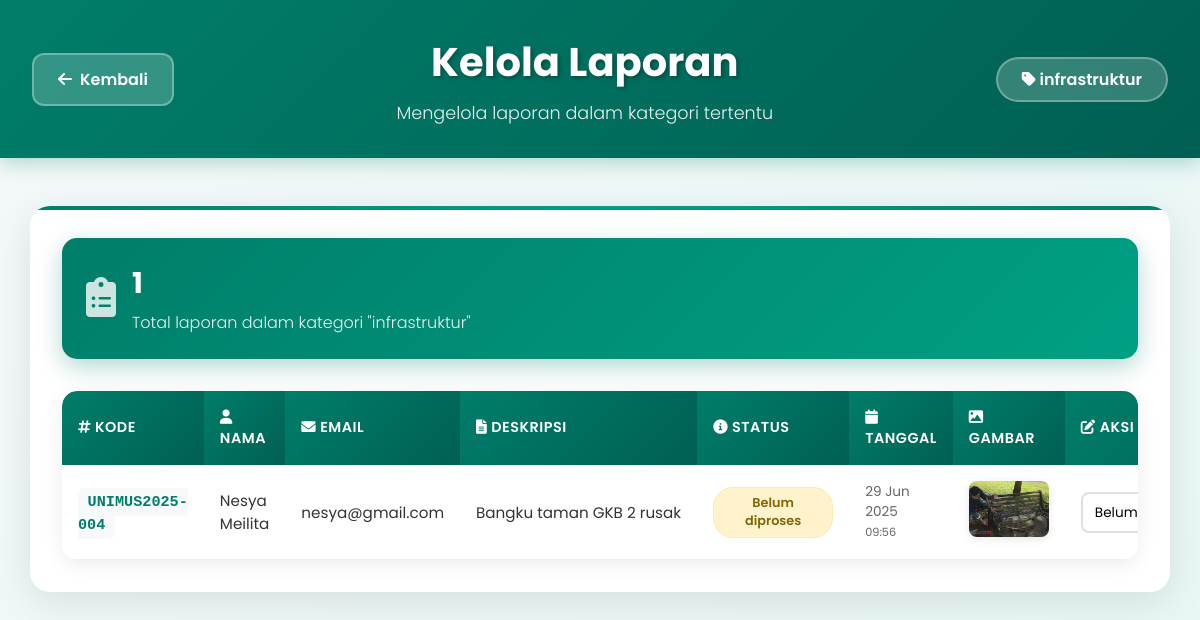
Screenshot of /kelola_kategori.php?kategori=infrastruktur with the database file from the repository.
### tables this page shows
CREATE TABLE `laporan` (
  `id_laporan` int(11) NOT NULL AUTO_INCREMENT,
  `kode_laporan` varchar(20) NOT NULL,
  `nama_lengkap` varchar(100) NOT NULL,
  `email` varchar(100) NOT NULL,
  `kategori` enum('infrastruktur','layanan','kebersihan','aspirasi','lainnya') NOT NULL,
  `deskripsi` text NOT NULL,
  `gambar` varchar(255) DEFAULT NULL,
  `status` enum('Belum diproses','Sedang diproses','Selesai') DEFAULT 'Belum diproses',
  `tanggal_kirim` timestamp NOT NULL DEFAULT current_timestamp(),
  `nim` varchar(20) DEFAULT NULL,
  PRIMARY KEY (`id_laporan`),
  UNIQUE KEY `kode_laporan` (`kode_laporan`)
);

### kelola_kategori.php (the view, shortened to what this page needs)
<?php
$koneksi = mysqli_connect("localhost", "root", "", "lapor_unimus");
$kategori = isset($_GET['kategori']) ? $_GET['kategori'] : '';
$laporan = [];
if ($kategori) {
    $stmt = mysqli_prepare($koneksi, "SELECT * FROM laporan WHERE kategori = ? ORDER BY tanggal_kirim DESC");
    mysqli_stmt_bind_param($stmt, "s", $kategori);
    mysqli_stmt_execute($stmt);
    $result = mysqli_stmt_get_result($stmt);
    while ($row = mysqli_fetch_assoc($result)) {
        $laporan[] = $row;
    }
}
?>
<!DOCTYPE html>
<html lang="id">
<head>
  <link href="https://cdnjs.cloudflare.com/ajax/libs/font-awesome/6.0.0/css/all.min.css" rel="stylesheet">
</head>
<body>
<header>
  <div class="header-container">
    <a href="admin.php" class="back-button">
      <i class="fas fa-arrow-left"></i>
      Kembali
    </a>
    <div class="header-text">
      <h1>Kelola Laporan</h1>
      <p class="subtitle">Mengelola laporan dalam kategori tertentu</p>
    </div>
    <div class="kategori-badge">
      <i class="fas fa-tag"></i>
      <?= htmlspecialchars($kategori) ?>
    </div>
  </div>
</header>
<div class="container">
  <div class="stats-card">
    <div class="stats-icon">
      <i class="fas fa-clipboard-list"></i>
    </div>
    <div class="stats-info">
      <h3><?= count($laporan) ?></h3>
      <p>Total laporan dalam kategori "<?= htmlspecialchars($kategori) ?>"</p>
    </div>
  </div>
  <?php if (empty($laporan)): ?>
    <div class="empty-state">
      <div class="icon">
        <i class="fas fa-inbox"></i>
      </div>
      <h3>Tidak Ada Laporan</h3>
      <p>Belum ada laporan yang masuk dalam kategori ini.</p>
    </div>
  <?php else: ?>
    <div class="table-container">
      <table>
        <thead>
          <tr>
            <th><i class="fas fa-hashtag"></i> Kode</th>
            <th><i class="fas fa-user"></i> Nama</th>
            <th><i class="fas fa-envelope"></i> Email</th>
            <th><i class="fas fa-file-text"></i> Deskripsi</th>
            <th><i class="fas fa-info-circle"></i> Status</th>
            <th><i class="fas fa-calendar"></i> Tanggal</th>
            <th><i class="fas fa-image"></i> Gambar</th>
            <th><i class="fas fa-edit"></i> Aksi</th>
          </tr>
        </thead>
        <tbody>
          <?php foreach ($laporan as $row): ?>
            <tr>
              <td>
                <span class="kode-laporan"><?= htmlspecialchars($row['kode_laporan']) ?></span>
              </td>
              <td><?= htmlspecialchars($row['nama_lengkap']) ?></td>
              <td><?= htmlspecialchars($row['email']) ?></td>
              <td class="deskripsi-cell" title="<?= htmlspecialchars($row['deskripsi']) ?>">
                <?= htmlspecialchars($row['deskripsi']) ?>
              </td>
              <td>
                <?php
                $status = $row['status'] ?? 'Belum diproses';
                $statusClass = '';
                switch($status) {
                  case 'Belum diproses': $statusClass = 'status-belum'; break;
                }
                ?>
                <span class="status-badge <?= $statusClass ?>">
                  <?= htmlspecialchars($status) ?>
                </span>
              </td>
              <td class="date-cell">
                <?= date('d M Y', strtotime($row['tanggal_kirim'])) ?><br>
                <small><?= date('H:i', strtotime($row['tanggal_kirim'])) ?></small>
              </td>
              <td>
                <?php if ($row['gambar']): ?>
                  <img src="uploads/<?= htmlspecialchars($row['gambar']) ?>"
                       alt="Bukti"
                       class="image-preview"
                       onclick="window.open(this.src, '_blank')" />
                <?php else: ?>
                  <span class="no-image">Tidak ada gambar</span>
                <?php endif; ?>
              </td>
              <td>
                <form method="post" class="status-form">
                  <select name="status" class="status-select">
                    <option value="Belum diproses" <?= $status == "Belum diproses" ? 'selected' : '' ?>>
                      Belum diproses
                    </option>
                  </select>
                </form>
              </td>
            </tr>
          <?php endforeach; ?>
        </tbody>
      </table>
    </div>
  <?php endif; ?>
</div>
</body>
</html>

### kelola_kategori.php (style rules this page uses)
* { margin: 0; padding: 0; box-sizing: border-box; }
body { font-family: 'Poppins', sans-serif; background: linear-gradient(135deg, #f4f9f8 0%, #e7f7f5 100%); color: #333; min-height: 100vh; padding-bottom: 2rem; }
header { background: linear-gradient(135deg, #007e6a 0%, #005f52 100%); color: white; padding: 2rem; box-shadow: 0 4px 20px rgba(0, 126, 106, 0.3); position: relative; overflow: hidden; }
header::before { content: ''; position: absolute; top: 0; left: 0; right: 0; bottom: 0; opacity: 0.1; }
.header-container { display: flex; align-items: center; gap: 2rem; position: relative; z-index: 1; }
.back-button { background: rgba(255, 255, 255, 0.2); border: 2px solid rgba(255, 255, 255, 0.3); color: white; padding: 0.75rem 1.5rem; border-radius: 12px; text-decoration: none; font-weight: 600; transition: all 0.3s ease; backdrop-filter: blur(10px); display: flex; align-items: center; gap: 0.5rem; }
.header-text { flex-grow: 1; text-align: center; }
.header-text h1 { font-size: 2.5rem; font-weight: 700; margin-bottom: 0.5rem; text-shadow: 2px 2px 4px rgba(0, 0, 0, 0.3); }
.header-text .subtitle { font-size: 1.1rem; opacity: 0.9; font-weight: 300; }
.kategori-badge { background: rgba(255, 255, 255, 0.2); padding: 0.5rem 1.5rem; border-radius: 25px; font-weight: 600; border: 2px solid rgba(255, 255, 255, 0.3); backdrop-filter: blur(10px); }
.container { max-width: 95%; margin: 3rem auto; background: white; padding: 2rem; border-radius: 20px; box-shadow: 0 10px 40px rgba(0, 0, 0, 0.1); position: relative; overflow: hidden; }
.container::before { content: ''; position: absolute; top: 0; left: 0; right: 0; height: 4px; background: linear-gradient(90deg, #007e6a, #00a085, #007e6a); }
.stats-card { background: linear-gradient(135deg, #007e6a 0%, #00a085 100%); color: white; padding: 1.5rem; border-radius: 15px; margin-bottom: 2rem; display: flex; align-items: center; gap: 1rem; box-shadow: 0 8px 25px rgba(0, 126, 106, 0.3); }
.stats-icon { font-size: 2.5rem; opacity: 0.8; }
.stats-info h3 { font-size: 1.8rem; font-weight: 700; margin-bottom: 0.3rem; }
.stats-info p { opacity: 0.9; font-weight: 300; }
.table-container { overflow-x: auto; border-radius: 15px; box-shadow: 0 4px 20px rgba(0, 0, 0, 0.08); }
table { width: 100%; border-collapse: collapse; background: white; }
th { background: linear-gradient(135deg, #007e6a 0%, #005f52 100%); color: white; padding: 1rem; text-align: left; font-weight: 600; font-size: 0.9rem; text-transform: uppercase; letter-spacing: 0.5px; }
th:first-child { border-top-left-radius: 15px; }
th:last-child { border-top-right-radius: 15px; }
td { padding: 1rem; border-bottom: 1px solid #f0f0f0; font-size: 0.95rem; vertical-align: middle; }
tr:last-child td:first-child { border-bottom-left-radius: 15px; }
tr:last-child td:last-child { border-bottom-right-radius: 15px; }
.status-badge { padding: 0.4rem 1rem; border-radius: 20px; font-size: 0.8rem; font-weight: 600; text-align: center; display: inline-block; min-width: 120px; }
.status-belum { background: #fff3cd; color: #856404; border: 1px solid #ffeaa7; }
.kode-laporan { font-family: 'Courier New', monospace; background: #f8f9fa; padding: 0.3rem 0.6rem; border-radius: 6px; font-weight: bold; color: #007e6a; }
.deskripsi-cell { max-width: 300px; overflow: hidden; text-overflow: ellipsis; white-space: nowrap; }
.image-preview { max-width: 80px; max-height: 60px; border-radius: 8px; object-fit: cover; box-shadow: 0 2px 8px rgba(0, 0, 0, 0.1); cursor: pointer; transition: transform 0.2s ease; }
.status-form { display: flex; gap: 0.5rem; align-items: center; }
.status-select { padding: 0.5rem; border: 2px solid #e0e0e0; border-radius: 8px; font-family: 'Poppins', sans-serif; font-size: 0.85rem; background: white; transition: border-color 0.3s ease; }
.date-cell { font-size: 0.85rem; color: #666; }
.container { animation: fadeInUp 0.6s ease; }
.table-container { animation: fadeInUp 0.8s ease; }

### rows the page displays
laporan: kode_laporan "UNIMUS2025-004", nama_lengkap "Nesya Meilita", email "nesya@gmail.com", deskripsi "Bangku taman GKB 2 rusak", status "Belum diproses", tanggal_kirim "29 Jun 2025", tanggal_kirim "09:56", gambar (picture)

### other values shown
$kategori "infrastruktur"
count($laporan) "1"
